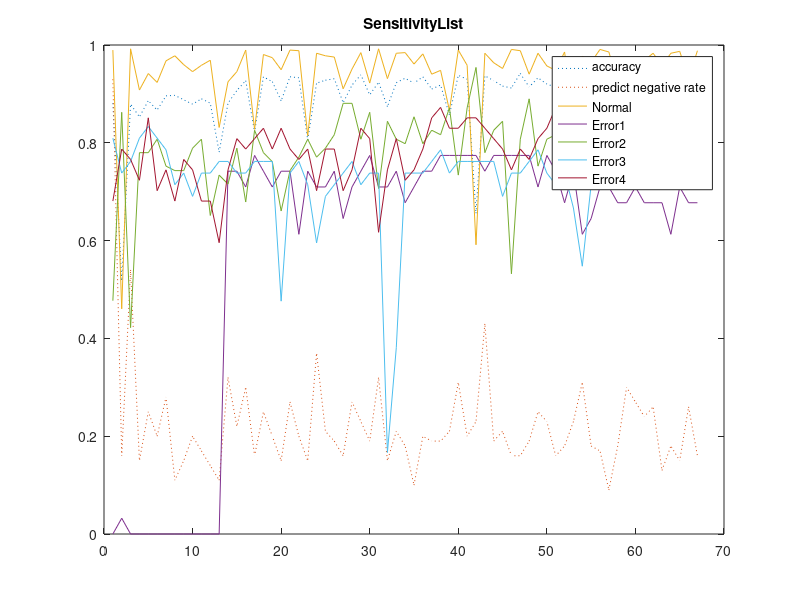
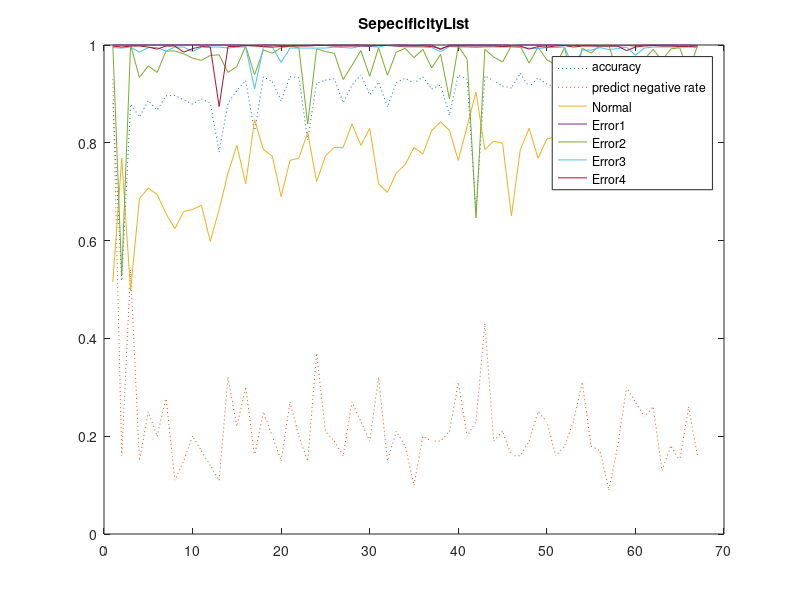
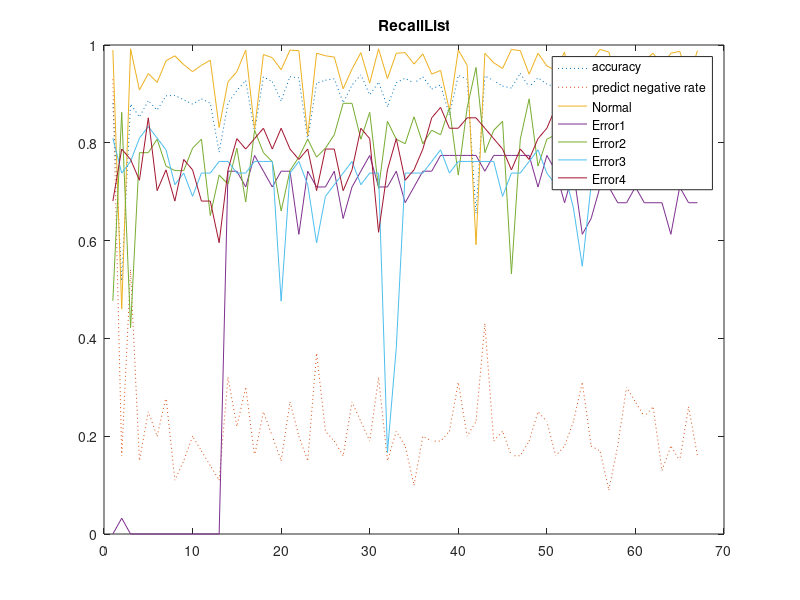
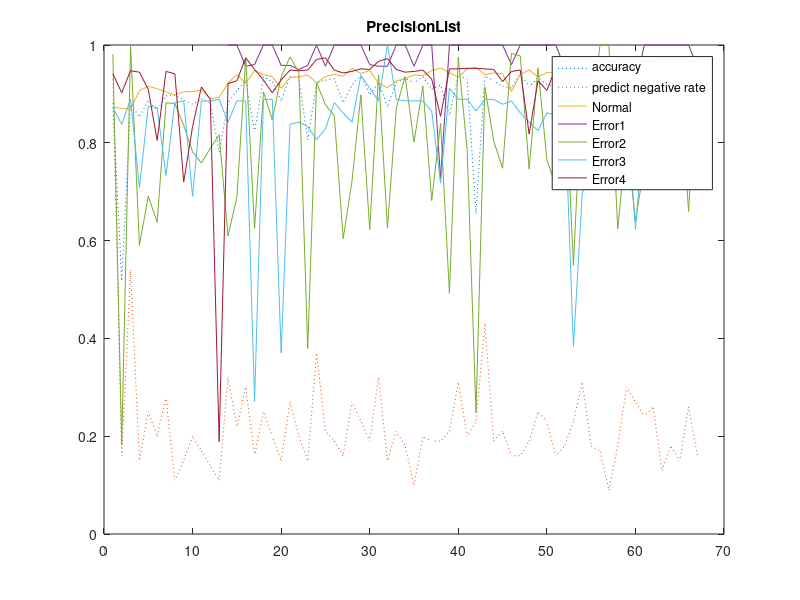

Reproduce these figures in MATLAB, in order.
%%%%%%%%%%%%%%%%%%%%%%%%%%%%%%%%%%%
% Plot for each metric.
%%%%%%%%%%%%%%%%%%%%%%%%%%%%%%%%%%%
clear;clc;close all;
load('resultList.mat');
AccuracyList = [];
SensitivityList = [];
SepecificityList = [];
RecallList = [];
PrecisionList = [];
F1List = [];
NegNumList = [];

for i =1:length(ResultList)
    Result = ResultList(i);
    Accuracy = Result.accuracy;
    Sensitivity = Result.sensitivityList';
    Sepecificity = Result.specificityList';
    Recall = Result.recallList';
    Precision = Result.precisionList';
    F1 = Result.F1_measureList';
    NegNumber = Result.NegNumber;
    i
    
    AccuracyList=[AccuracyList;Accuracy];
    SensitivityList = [SensitivityList;Sensitivity];
    SepecificityList = [SepecificityList;Sepecificity];
    RecallList = [RecallList;Recall];
    PrecisionList = [PrecisionList;Precision];
    F1List = [F1List;F1];
    NegNumList = [NegNumList;NegNumber];
    
end

% Sensitivity
figure;
plot(AccuracyList,':');
hold on;
plot(NegNumList/100,':');
hold on;
plot(SensitivityList(:,1));
plot(SensitivityList(:,2));
plot(SensitivityList(:,3));
plot(SensitivityList(:,4));
plot(SensitivityList(:,5));

legend({'accuracy','predict negative rate','Normal','Error1','Error2','Error3','Error4'});
title('SensitivityList');


% Sepecificity
figure;
plot(AccuracyList,':');
hold on;
plot(NegNumList/100,':');
hold on;
plot(SepecificityList(:,1));
plot(SepecificityList(:,2));
plot(SepecificityList(:,3));
plot(SepecificityList(:,4));
plot(SepecificityList(:,5));

legend({'accuracy','predict negative rate','Normal','Error1','Error2','Error3','Error4'});
title('SepecificityList');


% RecallList
figure;
plot(AccuracyList,':');
hold on;
plot(NegNumList/100,':');
hold on;
plot(RecallList(:,1));
plot(RecallList(:,2));
plot(RecallList(:,3));
plot(RecallList(:,4));
plot(RecallList(:,5));

legend({'accuracy','predict negative rate','Normal','Error1','Error2','Error3','Error4'});
title('RecallList');




% PrecisionList
figure;
plot(AccuracyList,':');
hold on;
plot(NegNumList/100,':');
hold on;
plot(PrecisionList(:,1));
plot(PrecisionList(:,2));
plot(PrecisionList(:,3));
plot(PrecisionList(:,4));
plot(PrecisionList(:,5));

legend({'accuracy','predict negative rate','Normal','Error1','Error2','Error3','Error4'});
title('PrecisionList');



% F1List
figure;
plot(AccuracyList,':');
hold on;
plot(NegNumList/100,':');
hold on;
plot(F1List(:,1));
plot(F1List(:,2));
plot(F1List(:,3));
plot(F1List(:,4));
plot(F1List(:,5));

legend({'accuracy','predict negative rate','Normal','Error1','Error2','Error3','Error4'});
title('F1List');










